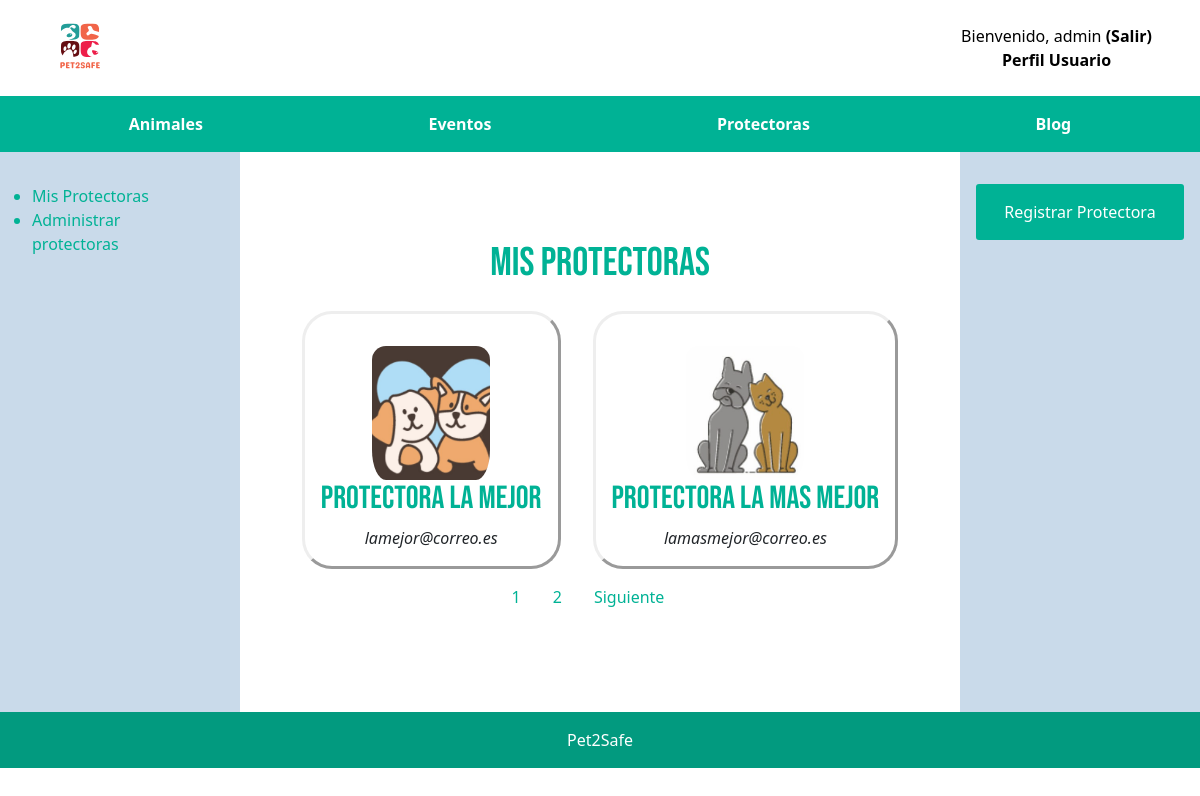
The app's page /Proyecto/protectoraVista/misProtectoras.php (signed in) with its own data.
### tables this page shows
CREATE TABLE `colabora` (
  `IDprotectora` int(11) NOT NULL,
  `IDusuario` int(11) NOT NULL,
  `rol` int(11) NOT NULL
);

CREATE TABLE `protectora` (
  `ID` int(11) NOT NULL,
  `nombre` varchar(30) NOT NULL,
  `estado` int(11) NOT NULL,
  `telefono` int(9) NOT NULL,
  `email` varchar(100) NOT NULL,
  `direccion` varchar(100) NOT NULL,
  `descripcion` varchar(512) NOT NULL,
  `imagen` varchar(30) DEFAULT NULL
);

### Proyecto/includes/protectora/Protectora.php (called while the page is built, shortened)
<?php
class Protectora{
    private $ID= NULL;
    private $nombre;
    private $email;
    private $descripcion;
    private $imagen;
    private function __construct($nombre, $estado, $telefono, $email, $direccion, $descripcion, $imagen = null, $ID = null){
        $this->ID = $ID;
        $this->nombre = $nombre;
        $this->email = $email;
        $this->descripcion = $descripcion;
        $this->imagen = $imagen;
    }
    public static function cuentaMisProtectoras(){
        $conn = Aplicacion::getInstance()->getConexionBd();
        $query = sprintf("SELECT * FROM protectora P JOIN colabora C ON P.ID=C.iDProtectora WHERE P.estado='%s' AND C.iDUsuario=%d AND (C.rol=%d OR C.rol=%d)", self::ACTIVA, $_SESSION['id'], Colabora::CREADOR, Colabora::COLABORA);
        $rs = $conn->query($query);
        $conteo = $rs->num_rows;
        return $conteo;
    }
    public static function buscaMisProtectoras($estadoProtectora, $idUsuario ,$offset = NULL, $limit = NULL)
    {
        $conn = Aplicacion::getInstance()->getConexionBd();
        if($offset === NULL || $limit === NULL){
            $query = sprintf("SELECT * FROM protectora P JOIN colabora C ON P.ID=C.iDProtectora WHERE P.estado='%s' AND C.iDUsuario=%d AND (C.rol=%d OR C.rol=%d) ORDER BY ID /*LIMIT $offset, $limit*/", $estadoProtectora, $idUsuario, Colabora::COLABORA, COLABORA::CREADOR);
        }
        else{
            $query = sprintf("SELECT * FROM protectora P JOIN colabora C ON P.ID=C.iDProtectora WHERE P.estado='%s' AND C.iDUsuario=%d AND (C.rol=%d OR C.rol=%d) ORDER BY ID LIMIT $offset, $limit", $estadoProtectora, $idUsuario, Colabora::COLABORA, COLABORA::CREADOR);
        }
        $rs = $conn->query($query);
        $result = null;
        $i = 0;
        if ($rs->num_rows > 0) {
            while($fila = $rs->fetch_assoc()) {
               $result[$i] = new Protectora($fila['nombre'],  $fila['estado'], $fila['telefono'],
                            $fila['email'], $fila['direccion'], $fila['descripcion'], $fila['imagen'],
                            $fila['ID']);
               $i = $i + 1;
            }
        }
        else {
            error_log("Error BD ({$conn->errno}): {$conn->error}");
        }
        return $result;
    }
    public function getId()
    {
        return $this->ID;
    }
    public function getNombre()
    {
        return $this->nombre;
    }
    public function getEmail(){
        return $this->email;
    }
    public function getDescripcion(){
        return $this->descripcion;
    }
    public function getImagen(){
        return $this->imagen;
    }
}
?>

### Proyecto/includes/config.php (called while the page is built, shortened)
<?php
spl_autoload_register(function ($class) {
    $prefix = 'es\\ucm\\fdi\\aw\\';
    $base_dir = __DIR__ . '/';
    $len = strlen($prefix);
    $relative_class = substr($class, $len);
    $file = $base_dir . str_replace('\\', '/', $relative_class) . '.php';
});

### Proyecto/protectoraVista/misProtectoras.php (the view, shortened to what this page needs)
<?php
require_once dirname(__DIR__,1).'/includes/config.php';
function mostrarMisProtectoras(){
    $protectorasPorPagina = 2;
    $pagina = 1;
    $limit = $protectorasPorPagina;
    $offset = ($pagina - 1) * $protectorasPorPagina;
	$conteo = Protectora::cuentaMisProtectoras();
    $paginas = ceil($conteo / $limit);
    $protectoras = Protectora::buscaMisProtectoras(Protectora::ACTIVA, $_SESSION['id'],$offset, $limit);
    $html = ' ';
    if($protectoras){
        $html .= "<div class=\"listaSeccion\">";
        foreach($protectoras as $protectora){
            $nombre = $protectora->getNombre();
            $idProtectora = $protectora->getId();
            $email = $protectora->getEmail();
            $imagen=$protectora->getImagen();
            $htmlImagenes = ' ';
            if ($imagen){
                $rutaImg = implode(DIRECTORY_SEPARATOR, [RUTA_IMAGENES_PROTECTORAS_MOSTRAR, $imagen]);
                $htmlImagenes = "<a href='./protectora.php?id=$idProtectora'><img src=\"$rutaImg\" class=\"imgLista\"></a>
                </a>";
            }
            else{
                $imagen = "pordefecto.jpeg";
                $rutaImg = implode(DIRECTORY_SEPARATOR, [RUTA_IMAGENES_PROTECTORAS_MOSTRAR, $imagen]);
                $htmlImagenes = "<a href='./protectora.php?id=$idProtectora'><img src=\"$rutaImg\" class=\"imgLista\"></a>
                </a>";
            }
                $html .= "<div class=\"contenedorLista\">
                            <div>
                                $htmlImagenes
                                <a href='./protectora.php?id=$idProtectora'><h2>$nombre</h2></a>
                                <span>$email</span>
                            </div>
                        </div>";
        }
        $html .= "</div>
            <ul class=\"paginacion\">";
        if($paginas >1){
            for ($x = 1; $x <= $paginas; $x++) {
                $html .= "<li class=\"numPaginacion\">
                    <a href='./misProtectoras.php?pagina=$x'>$x</a>
                </li>";
            }
        }
        if ($pagina < $paginas) {
            $aux = $pagina + 1;
            $html .= "<li class=\"numPaginacion\">
                <a href='./misProtectoras.php?pagina=$aux'>
                    Siguiente
                </a>
            </li>";
        }
        $html .= "</ul>";
    }else{
        $html .= "<p>Parece que no colaboras en ninguna protectora...</p>";
    }
    return $html;
}
$listaMisProtectoras = mostrarMisProtectoras();
if (isset($_SESSION["login"])) {
    $contenidoPrincipal = <<<EOS
    <div class="seccion">
        <h1>Mis Protectoras</h1>
        $listaMisProtectoras
    </div>
    EOS;
}
else {
    $contenidoPrincipal = '<h1>Contenido no accesible sin iniciar sesión</h1>';
}
require dirname(__DIR__,1).'/includes/vistas/plantillas/plantilla.php';

### Proyecto/css/estilo.css (style rules this page uses)
body { font-family: "Open Sans", sans-serif; background-color: #C9DAEA; margin: 0; }
h1, h2, h3 { font-family: "Bebas Neue", sans-serif; }
.listaSeccion { display: flex; flex-flow: row wrap; align-items: center; justify-content: center; }
.contenedorLista { display: flex; flex-direction: column; justify-content:center; align-items: center; text-align: center; margin: 1em; padding: 1em; border-style: outset; border-radius: 30px 30px 30px 30px; box-sizing: border-box; max-width: 20em; max-height: 25em; }
.contenedorLista a { text-decoration: none; color: #00B295; }
.contenedorLista span { font-style:italic; }
.imgLista { padding: 1em 1em 0 1em; width: 150px; height: 150px; object-fit: cover; border-radius: 30px; }
.paginacion { display: flex; flex-direction: row; list-style-type: none; justify-content: space-between; padding-right: 40px; }
.numPaginacion { margin-right: 1em; text-align: center; display: inline; }
.numPaginacion a { transition: background-color .3s; color: #00B295; text-decoration: none; border-radius: 5px 5px 5px 5px; box-sizing: border-box; padding: 0.5em; }
::marker { color: #00B295; }
.seccion, #contenedorSolicitud { display: flex; flex-flow: column; align-items: center; margin-bottom: 1.5em; margin-top: 1.5em; }
.seccion h1 { color: #00B295; }

### records on screen
colabora: IDprotectora.imagen (picture), IDprotectora.nombre "Protectora La Mejor", IDprotectora.email "lamejor@correo.es"
colabora: IDprotectora.imagen (picture), IDprotectora.nombre "Protectora La Mas Mejor", IDprotectora.email "lamasmejor@correo.es"

### other values on screen
$_SESSION['nombre'] "admin"
